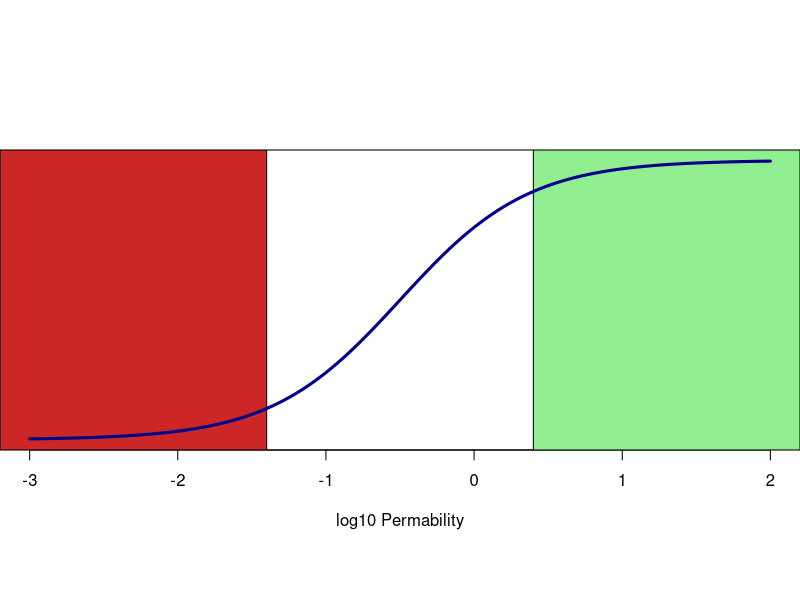

Reproduce this figure in R.
logPlot<-seq(-3, 2, by=0.04)
PlotXs<-10^(logPlot)
PlotYs<-100/(1+(1/(sqrt(10)*PlotXs)))
par(bg="white", pin=c(8,3))
plot(logPlot,PlotYs,xlab="log10 Permability",ylab="% Frac Absorbed, Human", type="n")
x<-par("usr")
xRed<-(2*x[1]+x[2])/3
rect(x[1],x[3],xRed,x[4],col="firebrick3")
xGrn<-(x[1]+2*x[2])/3
rect(xGrn,x[3],x[2],x[4],col="lightgreen")
points(logPlot,PlotYs, type="l", col="darkblue", lwd=3)